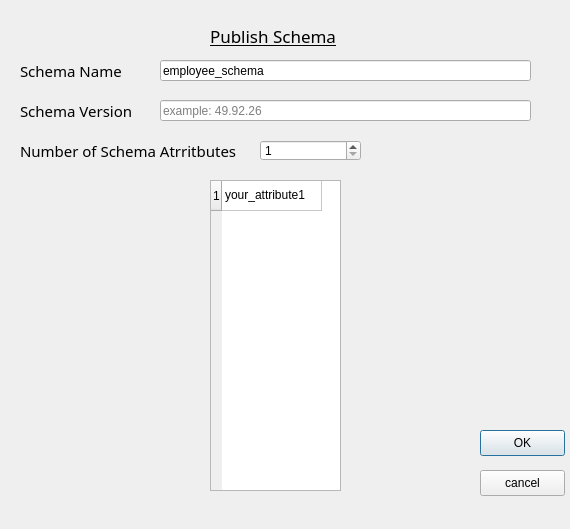
<?xml version="1.0" encoding="UTF-8"?>
<ui version="4.0">
 <class>Dialog</class>
 <widget class="QDialog" name="Dialog">
  <property name="geometry">
   <rect>
    <x>0</x>
    <y>0</y>
    <width>570</width>
    <height>529</height>
   </rect>
  </property>
  <property name="windowTitle">
   <string>Dialog</string>
  </property>
  <widget class="QLabel" name="label_12">
   <property name="geometry">
    <rect>
     <x>20</x>
     <y>60</y>
     <width>171</width>
     <height>21</height>
    </rect>
   </property>
   <property name="font">
    <font>
     <family>Berlin Sans FB</family>
     <pointsize>11</pointsize>
    </font>
   </property>
   <property name="text">
    <string>Schema Name</string>
   </property>
  </widget>
  <widget class="QSpinBox" name="attrNumber">
   <property name="geometry">
    <rect>
     <x>260</x>
     <y>140</y>
     <width>101</width>
     <height>21</height>
    </rect>
   </property>
   <property name="minimum">
    <number>1</number>
   </property>
   <property name="maximum">
    <number>10</number>
   </property>
  </widget>
  <widget class="QLabel" name="agent_name_label">
   <property name="geometry">
    <rect>
     <x>210</x>
     <y>20</y>
     <width>221</width>
     <height>31</height>
    </rect>
   </property>
   <property name="font">
    <font>
     <family>Berlin Sans FB</family>
     <pointsize>13</pointsize>
     <underline>true</underline>
    </font>
   </property>
   <property name="text">
    <string>Publish Schema</string>
   </property>
  </widget>
  <widget class="QLabel" name="label_13">
   <property name="geometry">
    <rect>
     <x>20</x>
     <y>100</y>
     <width>171</width>
     <height>21</height>
    </rect>
   </property>
   <property name="font">
    <font>
     <family>Berlin Sans FB</family>
     <pointsize>11</pointsize>
    </font>
   </property>
   <property name="text">
    <string>Schema Version</string>
   </property>
  </widget>
  <widget class="QLineEdit" name="schemaVersion">
   <property name="geometry">
    <rect>
     <x>160</x>
     <y>100</y>
     <width>371</width>
     <height>21</height>
    </rect>
   </property>
   <property name="text">
    <string/>
   </property>
   <property name="placeholderText">
    <string>example: 49.92.26</string>
   </property>
  </widget>
  <widget class="QLineEdit" name="schemaName">
   <property name="geometry">
    <rect>
     <x>160</x>
     <y>60</y>
     <width>371</width>
     <height>21</height>
    </rect>
   </property>
   <property name="text">
    <string>employee_schema</string>
   </property>
   <property name="placeholderText">
    <string>example: employee_schema</string>
   </property>
  </widget>
  <widget class="QPushButton" name="okButton">
   <property name="geometry">
    <rect>
     <x>480</x>
     <y>430</y>
     <width>85</width>
     <height>26</height>
    </rect>
   </property>
   <property name="text">
    <string>OK</string>
   </property>
  </widget>
  <widget class="QLabel" name="label_14">
   <property name="geometry">
    <rect>
     <x>20</x>
     <y>140</y>
     <width>221</width>
     <height>21</height>
    </rect>
   </property>
   <property name="font">
    <font>
     <family>Berlin Sans FB</family>
     <pointsize>11</pointsize>
    </font>
   </property>
   <property name="text">
    <string>Number of Schema Atrritbutes</string>
   </property>
  </widget>
  <widget class="QTableWidget" name="schemaAttributes">
   <property name="geometry">
    <rect>
     <x>210</x>
     <y>180</y>
     <width>131</width>
     <height>311</height>
    </rect>
   </property>
   <property name="rowCount">
    <number>1</number>
   </property>
   <property name="columnCount">
    <number>1</number>
   </property>
   <attribute name="horizontalHeaderVisible">
    <bool>false</bool>
   </attribute>
   <row/>
   <column/>
   <item row="0" column="0">
    <property name="text">
     <string extracomment="Your attributes">your_attribute1</string>
    </property>
   </item>
  </widget>
  <widget class="QPushButton" name="cancelButton">
   <property name="geometry">
    <rect>
     <x>480</x>
     <y>470</y>
     <width>85</width>
     <height>26</height>
    </rect>
   </property>
   <property name="text">
    <string>cancel</string>
   </property>
  </widget>
 </widget>
 <resources/>
 <connections/>
</ui>
